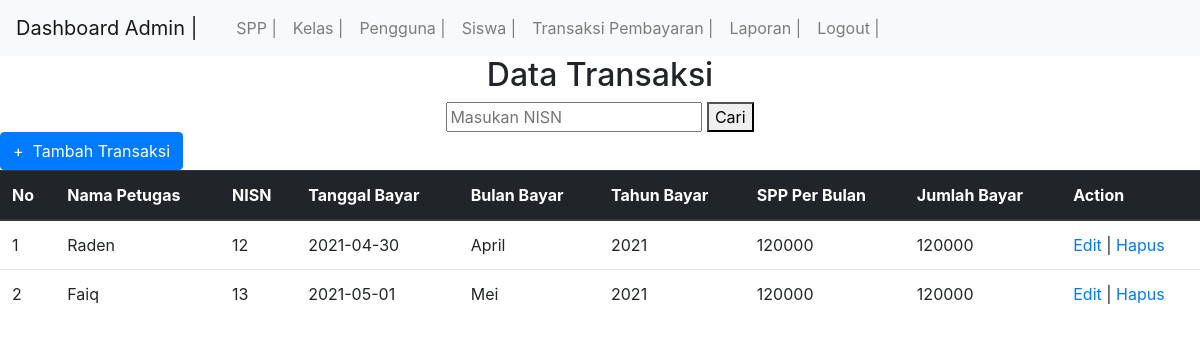
The app's page /dump/transaksi.php (signed in) with its own data.
### tables this page shows
CREATE TABLE `pembayaran` (
  `id_pembayaran` int(11) NOT NULL,
  `id_petugas` int(11) NOT NULL,
  `nisn` varchar(11) NOT NULL,
  `tgl_bayar` date NOT NULL,
  `bulan_dibayar` varchar(8) NOT NULL,
  `tahun_dibayar` varchar(4) NOT NULL,
  `id_spp` int(11) NOT NULL,
  `jumlah_bayar` int(11) NOT NULL
);

CREATE TABLE `petugas` (
  `id_petugas` int(11) NOT NULL,
  `username` varchar(30) NOT NULL,
  `password` varchar(35) NOT NULL,
  `nama_petugas` varchar(35) NOT NULL,
  `level` enum('admin','petugas') NOT NULL
);

CREATE TABLE `spp` (
  `id_spp` int(11) NOT NULL,
  `tahun` int(11) NOT NULL,
  `nominal` int(11) NOT NULL
);

### dump/transaksi.php (the view, shortened to what this page needs)
<!DOCTYPE html>
<html>
<body>
	<?php
  include ('header2.php');
?>
	<center>
    <h2>Data Transaksi</h2>
	</center>
	 <form action="<?php echo $_SERVER["PHP_SELF"];?>" method="post">
	 <center>
    <div>
        <?php
        $kata_kunci="";
        ?>
        <input type="text" name="kata_kunci" value="<?php echo $kata_kunci;?>" placeholder="Masukan NISN" required="required"/>
    <button type="submit">Cari</button>
    </div>
	</center>
    </form>
	<a class="btn btn-primary" href="tambah_transaksi.php" role="button">+ &nbsp;Tambah Transaksi</a>
    <table class="table">
    <thead class="thead-dark">
        <tr>
          <th scope="col">No</th>
          <th scope="col">Nama Petugas</th>
          <th scope="col">NISN</th>
		  <th scope="col">Tanggal Bayar</th>
		  <th scope="col">Bulan Bayar</th>
		  <th scope="col">Tahun Bayar</th>
		  <th scope="col">SPP Per Bulan</th>
		  <th scope="col">Jumlah Bayar</th>
          <th>Action</th>
        </tr>
    </thead>
    <tbody>
	<?php
        if (isset($_POST['kata_kunci'])) {
            $kata_kunci=trim($_POST['kata_kunci']);
            $query="select * from pembayaran,petugas,spp,siswa where pembayaran.nisn=siswa.nisn AND pembayaran.id_petugas=petugas.id_petugas AND siswa.id_spp=spp.id_spp AND pembayaran.nisn  like '%".$kata_kunci."%'";
        }else {
            $query="select * from pembayaran,petugas,spp where pembayaran.id_petugas=petugas.id_petugas AND pembayaran.id_spp=spp.id_spp order by nisn asc";
        }
      $result = mysqli_query($koneksi, $query);
      $no = 1;
      while($row = mysqli_fetch_assoc($result))
      {
      ?>
       <tr>
          <td><?php echo $no; ?></td>
          <td><?php echo $row['nama_petugas']; ?></td>
		  <td><?php echo $row['nisn']; ?></td>
		  <td><?php echo $row['tgl_bayar']; ?></td>
		  <td><?php echo $row['bulan_dibayar']; ?></td>
		  <td><?php echo $row['tahun_dibayar']; ?></td>
		  <td><?php echo substr($row['nominal'], 0, 20); ?></td>
          <td><?php echo $row['jumlah_bayar']; ?></td>
          <td>
              <a href="edit_transaksi.php?id=<?php echo $row['id_pembayaran']; ?>">Edit</a> |
              <a href="proses_hapustransaksi.php?id=<?php echo $row['id_pembayaran']; ?>" onClick="return confirm('Anda yakin akan menghapus data ini?')">Hapus</a>
          </td>
      </tr>
      <?php
        $no++;
      }
      ?>
    </tbody>
    </table>
</body>
</html>

### records on screen
pembayaran: id_petugas.nama_petugas "Raden", nisn "12", tgl_bayar "2021-04-30", bulan_dibayar "April", tahun_dibayar "2021", spp.nominal "120000", jumlah_bayar "120000"
pembayaran: id_petugas.nama_petugas "Faiq", nisn "13", tgl_bayar "2021-05-01", bulan_dibayar "Mei", tahun_dibayar "2021", spp.nominal "120000", jumlah_bayar "120000"
